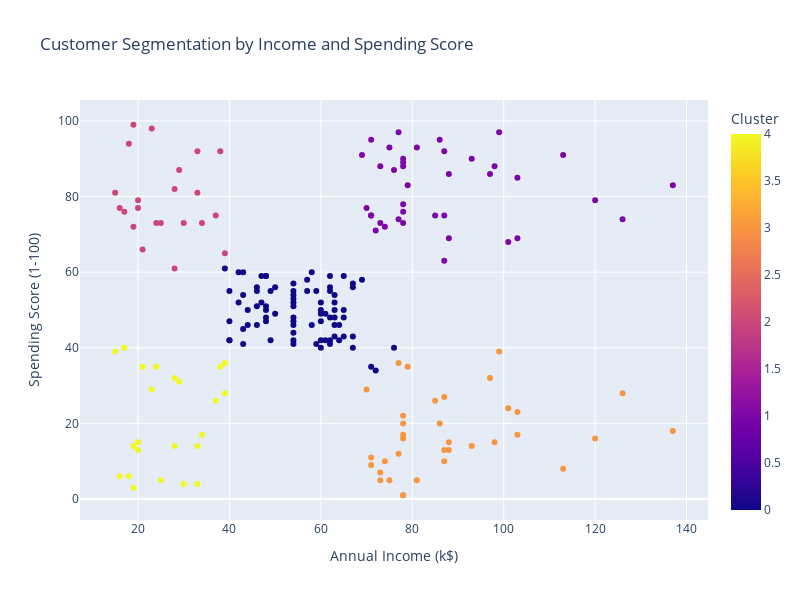

Notebook cell for this chart:
### Code cell
import plotly.express as px

# Create a 2D scatter plot
fig = px.scatter(
    data,
    x='Annual Income (k$)',           # X_scaled-axis variable
    y='Spending Score (1-100)',       # Y-axis variable
    color='Cluster',                  # Color by cluster
    title='Customer Segmentation by Income and Spending Score',
    labels={
        'Annual Income (k$)': 'Annual Income (k$)',
        'Spending Score (1-100)': 'Spending Score (1-100)'
    },
    hover_data=['Gender'],            # Show gender on hover
    size_max=25                       # Maximum point size
)

# Customize the layout
fig.update_layout(
    showlegend=True,
    legend_title_text='Cluster',
    xaxis_title='Annual Income (k$)',
    yaxis_title='Spending Score (1-100)',
    font=dict(size=12),
    width=800,
    height=600
)

# Display the plot
fig.show()

### Figure 1 — Plotly figure (JSON) as saved in the notebook; plotly's stock layout.template omitted (floating-point values rounded to 4 significant figures; data arrays with more than 128 entries replaced by an {"elided": "..."} marker saying what was removed)
{"data": [{"customdata": {"elided": "200x1 str values"}, "hovertemplate": "Annual Income (k$)=%{x}<br>Spending Score (1-100)=%{y}<br>Gender=%{customdata[0]}<br>Cluster=%{marker.color}<extra></extra>", "legendgroup": "", "marker": {"color": {"elided": "200 int values"}, "coloraxis": "coloraxis", "symbol": "circle"}, "mode": "markers", "name": "", "orientation": "v", "showlegend": false, "type": "scatter", "x": {"elided": "200 int values"}, "xaxis": "x", "y": {"elided": "200 int values"}, "yaxis": "y"}], "layout": {"coloraxis": {"colorbar": {"title": {"text": "Cluster"}}, "colorscale": [[0, "#0d0887"], [0.1111, "#46039f"], [0.2222, "#7201a8"], [0.3333, "#9c179e"], [0.4444, "#bd3786"], [0.5556, "#d8576b"], [0.6667, "#ed7953"], [0.7778, "#fb9f3a"], [0.8889, "#fdca26"], [1, "#f0f921"]]}, "font": {"size": 12}, "height": 600, "legend": {"title": {"text": "Cluster"}, "tracegroupgap": 0}, "showlegend": true, "title": {"text": "Customer Segmentation by Income and Spending Score"}, "width": 800, "xaxis": {"anchor": "y", "domain": [0, 1], "title": {"text": "Annual Income (k$)"}}, "yaxis": {"anchor": "x", "domain": [0, 1], "title": {"text": "Spending Score (1-100)"}}}}
